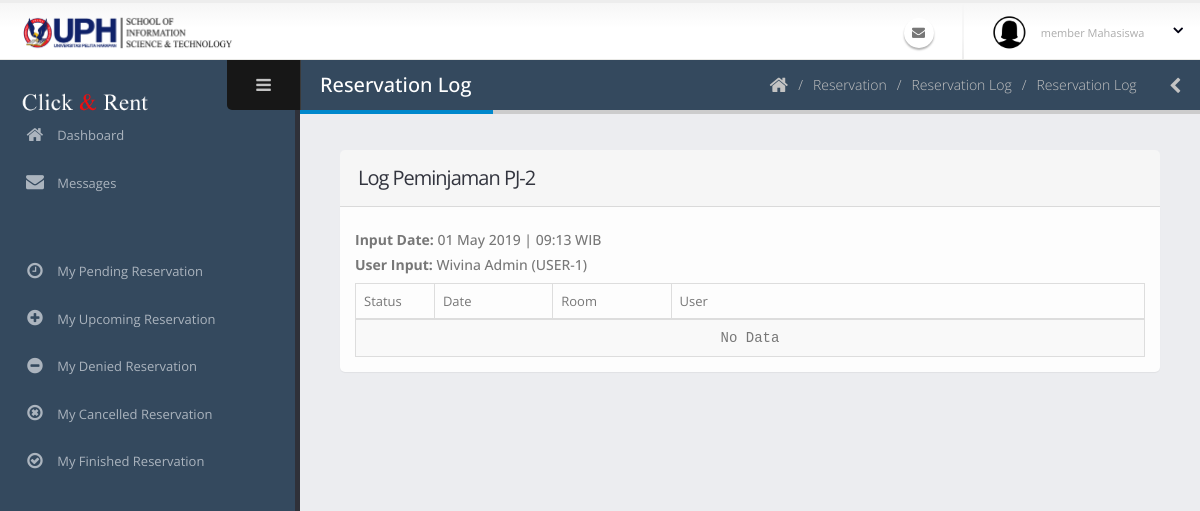
Page /admin/lihatLog.php?id=PJ-2 on the earlier database version.
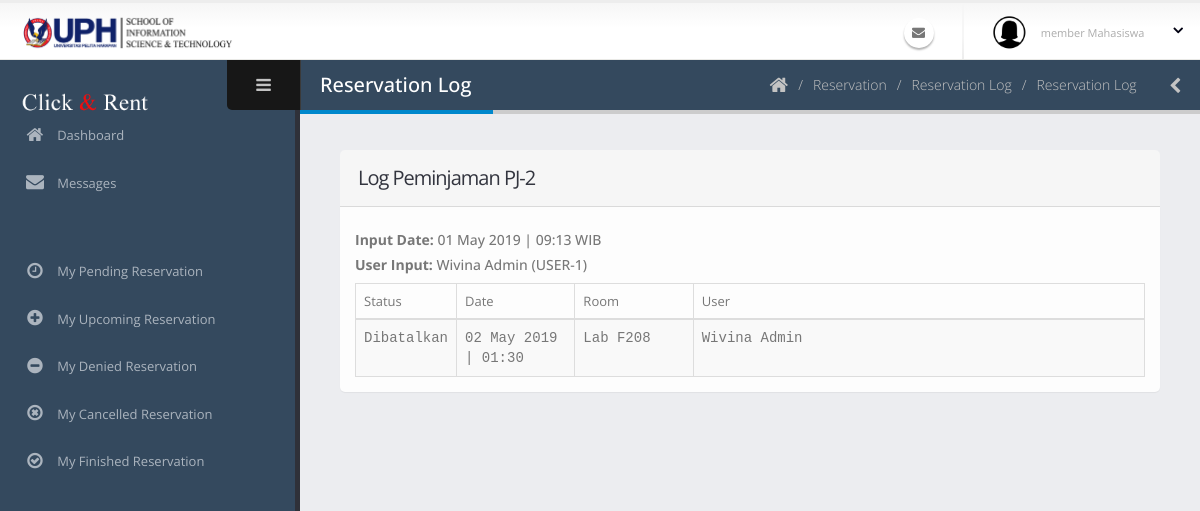
Same page on the later database version.
### tables this page shows
CREATE TABLE `log_peminjaman` (
  `id_logPeminjaman` int(11) NOT NULL,
  `id_peminjaman` varchar(40) NOT NULL COMMENT 'PJ-0',
  `tanggal_peminjaman` date NOT NULL,
  `id_ruangan` varchar(40) NOT NULL,
  `waktu_mulai` time NOT NULL,
  `waktu_selesai` time NOT NULL,
  `id_pengguna` varchar(40) NOT NULL,
  `acara` varchar(70) NOT NULL,
  `jumlah_peserta` int(11) NOT NULL,
  `id_kategoriAcara` int(11) NOT NULL,
  `deskripsi_acara` text NOT NULL,
  `status_peminjaman` int(11) NOT NULL COMMENT '0:TUNGGU APPROVE, 1:APPROVED, 2:SEDANG DIPINJAM, 3:SELESAI, 4:TIDAK APPROVE 5:DIBATALKAN 6:TIMEOUT',
  `user_edit` varchar(40) NOT NULL,
  `waktu_edit` datetime NOT NULL
);

CREATE TABLE `ruangan` (
  `id_ruangan` varchar(40) NOT NULL COMMENT 'R-0',
  `nama_ruangan` varchar(60) NOT NULL,
  `jenis_ruangan` int(11) NOT NULL COMMENT '1:LABORATORY, 2: MEETING ROOM',
  `gedung_lantai` varchar(20) NOT NULL,
  `kapasitas` int(11) NOT NULL,
  `deskripsi` text NOT NULL,
  `user_add` varchar(40) NOT NULL,
  `waktu_add` datetime NOT NULL,
  `user_edit` varchar(40) NOT NULL,
  `waktu_edit` datetime NOT NULL,
  `user_delete` varchar(40) NOT NULL,
  `waktu_delete` datetime NOT NULL,
  `status_delete` int(11) NOT NULL
);

CREATE TABLE `pengguna` (
  `id_pengguna` varchar(40) NOT NULL COMMENT 'USER-0',
  `email` varchar(50) NOT NULL,
  `kata_sandi` text NOT NULL,
  `nama_lengkap` varchar(60) NOT NULL,
  `jenis_kelamin` char(1) NOT NULL,
  `tanggal_lahir` date NOT NULL,
  `alamat` text NOT NULL,
  `no_hp` varchar(20) NOT NULL,
  `tanggal_masuk` date NOT NULL,
  `status_pengguna` int(11) NOT NULL COMMENT '1: SUPER ADMIN, 2: ADMIN, 3: MEMBER DOSEN, 4:MEMBER MAHASISWA',
  `status_daftar` int(11) NOT NULL COMMENT '0 =TIDAK AKTIF, 1=MENUNGGU APPROVE, 2=AKTIF, 3=DITOLAK',
  `user_add` varchar(40) NOT NULL,
  `waktu_add` datetime NOT NULL,
  `user_edit` varchar(40) NOT NULL,
  `waktu_edit` datetime NOT NULL,
  `user_delete` varchar(40) NOT NULL,
  `waktu_delete` datetime NOT NULL,
  `status_delete` int(11) NOT NULL
);

### admin/lihatLog.php (the view, shortened to what this page needs)
<?php include('../session.php')?>
<?php include('../koneksi.php'); ?>
<?php include('req/head.php');?>
<?php include('req/header.php');?>
<?php include('req/leftbar.php');?>
	<section role="main" class="content-body">
		<header class="page-header">
			<h2>Reservation Log</h2>
			<div class="right-wrapper pull-right">
				<ol class="breadcrumbs">
					<li>
						<a href="index.php">
							<i class="fa fa-home"></i>
						</a>
					</li>
                    <li><span>Reservation</span></li>
                    <li><a href="logPeminjaman.php"><span>Reservation Log</span></a></li>
                    <li><span>Reservation Log</span></li>
				</ol>
				<a class="sidebar-right-toggle" data-open="sidebar-right"><i class="fa fa-chevron-left"></i></a>
			</div>
        </header>
<section class="panel">
    <header class="panel-heading">
    <?php $idpem = $_GET['id']?>
        <h2 class="panel-title">Log Peminjaman <?php echo $_GET['id'] ?></h2>
    </header>
    <div class="panel-body">
    <?php
    $add = mysqli_query($koneksi, "SELECT peminjaman.waktu_add, pengguna.nama_lengkap, pengguna.id_pengguna FROM peminjaman join pengguna on pengguna.id_pengguna=peminjaman.user_add WHERE id_peminjaman='$idpem'");
    $riw = mysqli_fetch_array($add);
    ?>
    <h5><b> Input Date:</b> <?php echo date("d M Y | H:i",strtotime($riw['waktu_add']))?> WIB</h5>
    <h5><b> User Input:</b> <?php echo $riw['nama_lengkap'] . " (" .$riw['id_pengguna'] . ")" ?></h5>
        <div class="table-responsive">
        <table class="table table-striped table-no-more table-bordered  mb-none">
									<thead>
										<tr>
											<th style="width: 10%"><span class="text-normal text-sm">Status</span></th>
											<th style="width: 15%"><span class="text-normal text-sm">Date</span></th>
                                            <th style="width: 15%"><span class="text-normal text-sm">Room</span></th>
											<th><span class="text-normal text-sm">User</span></th>
										</tr>
									</thead>
									<tbody class="log-viewer">
                                    <?php
                                    $query = mysqli_query($koneksi, "SELECT status_peminjaman, log_peminjaman.waktu_edit, ruangan.nama_ruangan, pengguna.nama_lengkap FROM log_peminjaman join pengguna join ruangan on ruangan.id_ruangan = log_peminjaman.id_ruangan AND pengguna.id_pengguna = log_peminjaman.user_edit WHERE id_peminjaman='$idpem' order by log_peminjaman.waktu_edit asc");
                                    if(mysqli_num_rows($query)==0){ ?>
                                        <tr>
                                            <td colspan="4" style="text-align:center">No Data</td>
                                        </tr>
                                    <?php
                                    }
                                    while($data=mysqli_fetch_array($query)){
                                    ?>
										<tr>
											<td>
                                                <?php
                                                if($data['status_peminjaman']==0){
                                                    $status = "Pending";
                                                }else if($data['status_peminjaman']==1){
                                                    $status = "Diterima";
                                                }else if($data['status_peminjaman']==3){
                                                    $status = "Selesai";
                                                }else if($data['status_peminjaman']==4){
                                                    $status = "Tidak Approve";
                                                }else if($data['status_peminjaman']==5){
                                                    $status = "Dibatalkan";
                                                }else{
                                                    $status = "Time Out";
                                                }
                                                echo $status;
                                                ?>
											</td>
											<td>
                                                <?php
                                                echo date("d M Y | H:i",strtotime($data['waktu_edit'])) ?>
											</td>
                                            <td>
                                                <?php
                                                 echo $data['nama_ruangan'];
                                                ?>
											</td>
											<td>
                                                <?php
                                                 echo $data['nama_lengkap'];
                                                ?>
											</td>
										</tr>
                                    <?php } ?>
									</tbody>
								</table>
        </div>
    </div>
</section>
<?php include('req/endtitle.php');?>
<?php include('req/script.php');?>

Differences in the rows shown:
added log_peminjaman: status_peminjaman "Dibatalkan", waktu_edit "02 May 2019 | 01:30", id_ruangan.nama_ruangan "Lab F208", id_pengguna.nama_lengkap "Wivina Admin"
Other differences:
text no longer shown: "No Data"
